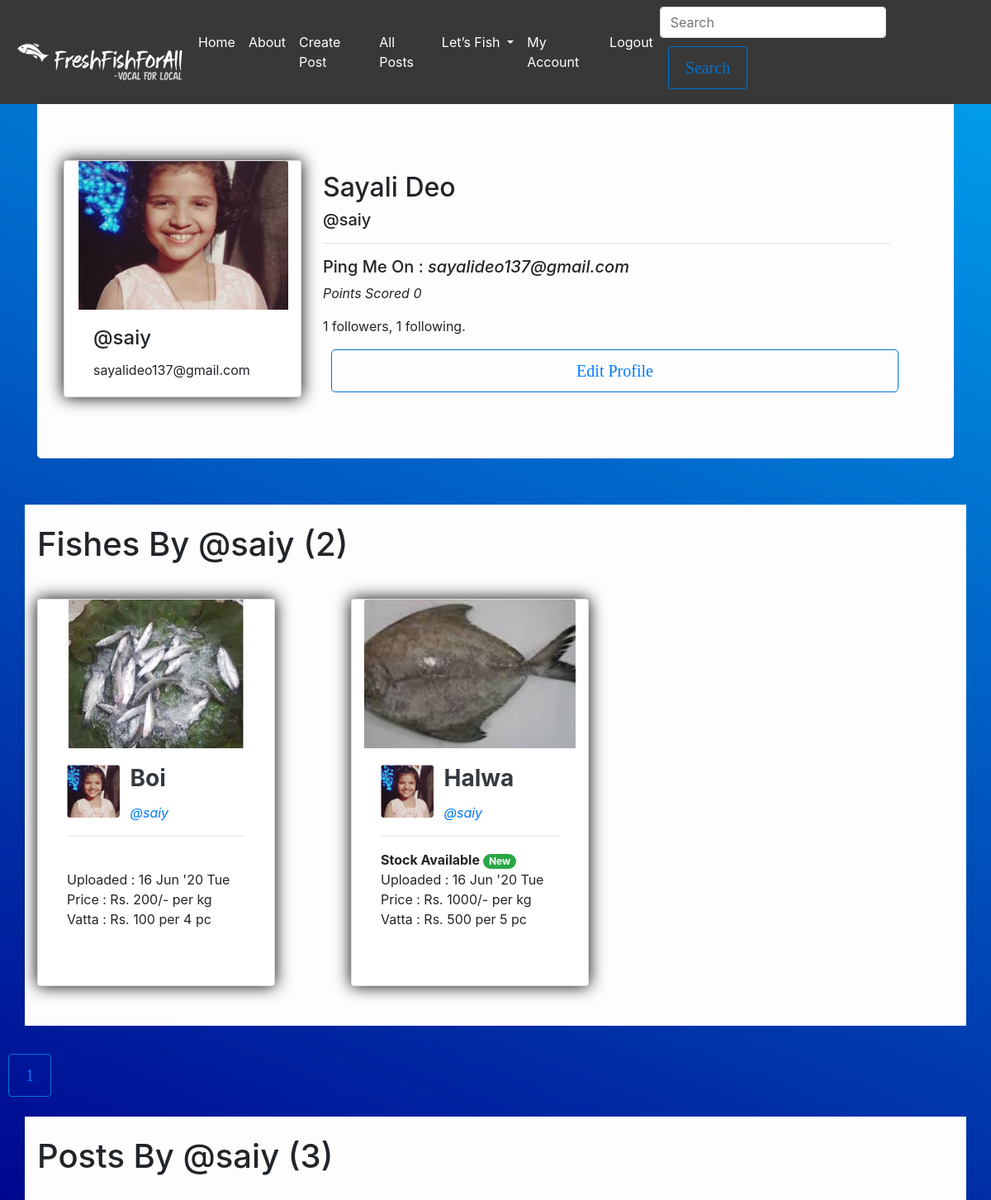
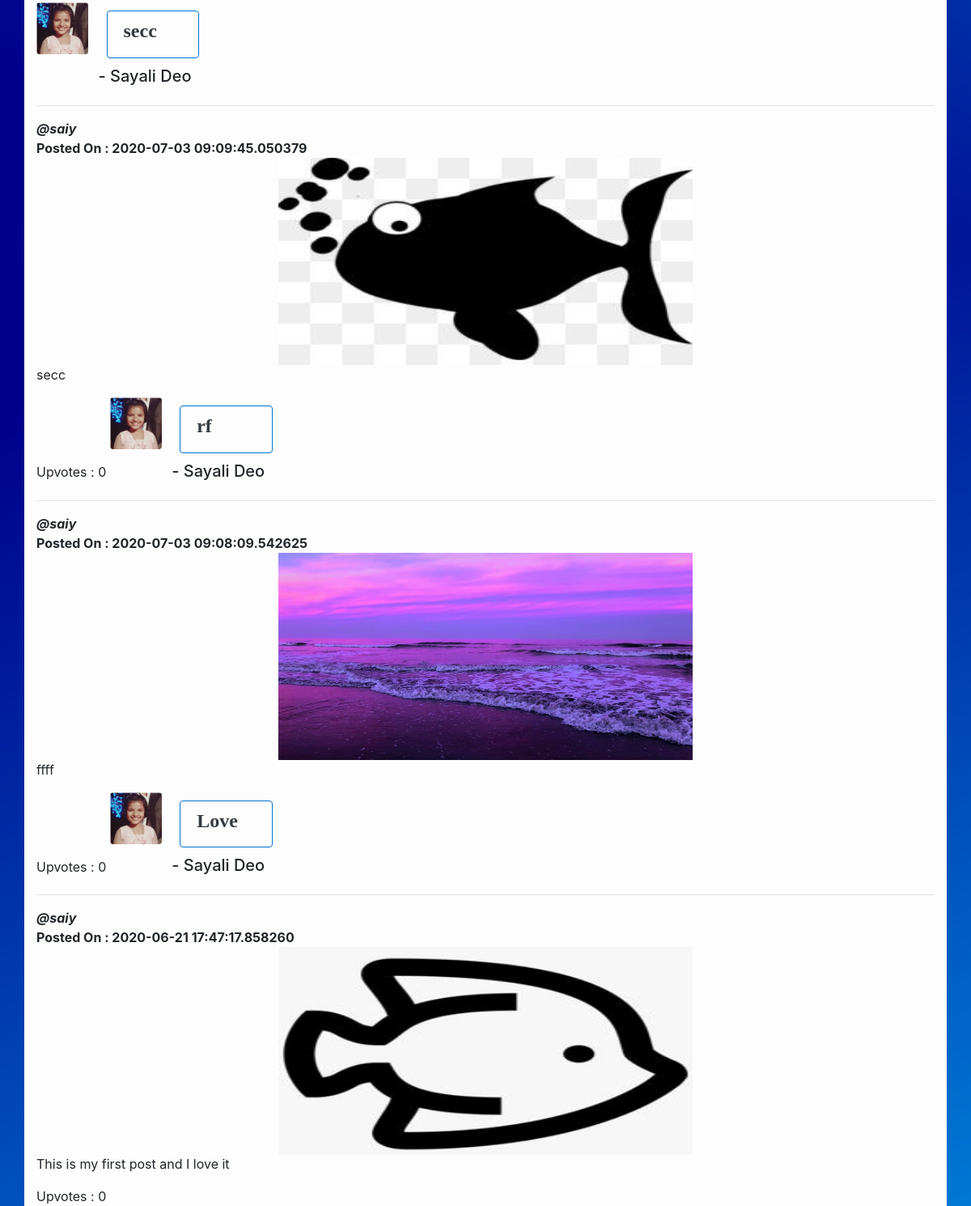
The app's page /user/saiy (signed in) with its own data (2 pictures, top to bottom).
### flaskblog/models.py (models this page shows, shortened)
class User(db.Model, UserMixin):
    id            = db.Column(db.Integer, primary_key = True)
    username      = db.Column(db.String(20), unique=True, nullable=False)
    fullname      = db.Column(db.String(60))
    email         = db.Column(db.String(20), unique=True)
    address       = db.Column(db.String(120))
    image_file    = db.Column(db.String(20), nullable=False, default='default.jpg')
    password      = db.Column(db.String(60), nullable=False)
    points        = db.Column(db.Integer)
    posts         = db.relationship('Post', backref='post_author', lazy=True)
    fishes        = db.relationship('Fish', backref='fish_seller', lazy='dynamic')
    mycarousel    = db.relationship('Mycarousel', backref='author', lazy='dynamic')
    followed = db.relationship(
        'User', secondary=followers,
        primaryjoin=(followers.c.follower_id == id),
        secondaryjoin=(followers.c.followed_id == id),
        backref=db.backref('followers', lazy='dynamic'), lazy='dynamic')

class Fish(db.Model):
    id          = db.Column(db.Integer, primary_key = True)
    name        = db.Column(db.String(20), nullable=False)
    upload_date = db.Column(db.DateTime, index=True, nullable=False, default=datetime.utcnow)
    image_file  = db.Column(db.String(20), nullable=False)
    price       = db.Column(db.Integer, nullable=False)
    unit        = db.Column(db.String(20), nullable=False) # kg,g
    size        = db.Column(db.String(20), nullable=False) #Small, Medium, Large
    pc_vatta    = db.Column(db.Integer)
    price_vatta = db.Column(db.Integer)
    isAvailable = db.Column(db.Boolean, nullable=False, default=False)
    orders      = db.relationship('Order', secondary=ords, backref=db.backref('fishes'), lazy='dynamic')
    seller_id   = db.Column(db.Integer, db.ForeignKey('user.id'), nullable=False)

class Post(db.Model):
    id = db.Column(db.Integer, primary_key = True)
    title = db.Column(db.String(20), nullable=False)
    date_posted = db.Column(db.DateTime, index=True, nullable=False, default=datetime.utcnow)
    content = db.Column(db.Text, nullable=False)
    image_file = db.Column(db.String(20))
    upvotes = db.Column(db.Integer)
    seller_id = db.Column(db.Integer, db.ForeignKey('user.id'), nullable=False)
    comments = db.relationship('Comment', backref='mypost', lazy=True)

### flaskblog/user/routes.py (the view)
@users.route('/user/<string:username>')
@login_required
def user_popup(username):
    form = EmptyForm()
    page = request.args.get('page', 1, type=int)
    user = User.query.filter_by(username=username).first_or_404()
    data = Fish.query.filter_by(fish_seller=user).order_by(Fish.upload_date.desc()).paginate(page=page, per_page=3)
    posts = Post.query.filter_by(post_author=user).order_by(Post.date_posted.desc()).paginate(page=page, per_page=3)
    return render_template('user.html', user=user, form=form, data=data, posts=posts)

### flaskblog/user/forms.py
class EmptyForm(FlaskForm):
    submit = SubmitField('Submit')

### flaskblog/models.py (called while the page is built)
@login_manager.user_loader
def load_user(user_id):
    return User.query.get(int(user_id))

### flaskblog/templates/user.html (shortened to what this page needs)
{% extends "layout.html" %}
{% block content %}
<br><br>
<div class="container ">
  <div class="jumbotron bg">
    <div class="row">
      <div class="col-sm-3 col-md-3 col-lg-3" >
          <div class="card shadey" style="width: 18rem;">
              <img class="card-img-top" src="{{ url_for('static', filename='profile_pics/' + user.image_file) }}" alt="Myself">
              <div class="card-body">
                <h4 class="card-title">@{{ user.username }}</h4>
                <p class="card-text">{{ user.email }}</p>
              </div>
          </div>
      </div>
      <div class="col-sm-9 col-md-9 col-lg-9" >
        <div class="container">
          <div class="container">
            <div class="container">
              <br>
              <h2> {{ user.fullname }} </h2>
              <h5> @{{ user.username }}</h5>
              <hr>
              <h5>Ping Me On : <i> {{user.email}} </i></h5>
                  <p> <i> Points Scored {{ user.points }}</i> </p>
                  <p>{{ user.followers.count() }} followers, {{ user.followed.count() }} following.</p>
                  {% if user == current_user %}
                      <p><a href="{{ url_for('users.account') }}" class="btn btn-outline-primary btn-lg btn-block">Edit Profile</a></p>
                  {% endif %}
            </div>
          </div>
        </div>
      </div>
    </div>
  </div>
</div>
<br>
<div class="container bg"><br>
    <h1>Fishes By @{{user.username}} ({{data.total}})</h1><br>
    <div class="row">
      {% for d in data.items %}
      <div class="col-lg-4">
        <div class="card shadey" style="width: 18rem;">
            <img class="card-img-top img-fluid" src="{{ url_for('static', filename='fish_pics/' + d.image_file) }}" alt="Card image cap" >
            <div class="card-body">
              <div style="display:inline-block; vertical-align:top " >
                <img src="{{ url_for('static', filename='profile_pics/' + d.fish_seller.image_file) }}" alt="64x64" class="mr-2 rounded" style="width: 64px; height: 64px;" data-holder-rendered="true">
              </div>
              <div style="display:inline-block">
                    <h3><strong class="d-block text-dark card-title">{{ d.name }}</strong></h3>
                <a href="{{ url_for('users.user_popup', username=user.username)}}"><i>@{{ d.fish_seller.username }}</i></a>
              </div>
              <hr>
              {% if d.isAvailable %}
                    <b>Stock Available <a href="#" class="badge badge-pill badge-success"> New</a></b> <br>
              {% else %}
                  <br>
              {% endif %}
              Uploaded : {{d.upload_date.strftime("%d") }} {{d.upload_date.strftime("%b") }} '{{ d.upload_date.strftime("%y")}} {{ d.upload_date.strftime("%a")}} <br>
              Price    : Rs. {{ d.price }}/- per {{ d.unit }} <br>
              Vatta    : Rs. {{d.price_vatta}} per {{d.pc_vatta}} pc <br>
              {% if current_user == d.fish_seller %}
                <br><br>
              {% else %}
                <a href="{{ url_for('fishes.new_order', buyername=current_user.username, sellername=d.fish_seller.username, fish=d.id)}}" class="btn btn-outline-primary btn-lg btn-block">Order Now</a>
              {% endif %}
            </div>
          </div><br>
      </div>
      {% endfor %}
    </div>
    <br>
</div>
<br>
{% for page_num in data.iter_pages(left_edge=1, right_edge=1, left_current=1, right_current=2) %}
      {% if page_num %}
        {% if data.page == page_num %}
          <a class='btn btn-outline-primary mb-4' href="{{url_for('fishes.all_fish', page=page_num)}}">{{page_num}}</a>
        {% else %}
          <a class='btn btn-outline-primary mb-4' href="{{url_for('fishes.all_fish', page=page_num)}}">{{page_num}}</a>
        {% endif %}
      {% endif %}
{% endfor %}
<div class="container bg"><br>
  <h1>Posts By @{{user.username}} ({{posts.total}})</h1><br>
  {% for d in posts.items %}
  <div style="display:inline-block; vertical-align:top " >
    <img src="{{ url_for('static', filename='profile_pics/' + d.post_author.image_file) }}" alt="64x64" class="mr-2 rounded" style="width: 64px; height: 64px;" data-holder-rendered="true">
  </div>
  <div style="display:inline-block">
    <button class="btn btn-block text-left" type="button" data-toggle="collapse" data-target="#collapseOne" aria-expanded="true" aria-controls="collapseOne">
        <h4><strong class="d-block text-dark">{{ d.title }}</strong></h4>
      </button>
    <h5> - {{ d.post_author.fullname }}</h5>
  </div>
  <hr>
  <i><strong class="d-block text-gray-dark">@{{ d.post_author.username }}</strong></i>
  <strong class="d-block text-gray-dark">Posted On : {{ d.date_posted }}</strong>
    <img src="{{ url_for('static', filename='post_pics/' + d.image_file) }}" alt="" style="display: block;
    margin-left: auto;
    margin-right: auto;
    width: 50%; width: 512px; height: 256px;">
    <p>{{ d.content }}</p>
    Upvotes : {{ d.upvotes }}
  {% endfor %}
{% endblock content %}

### flaskblog/static/main.css (style rules this page uses)
* { margin:0; padding:0; box-sizing: border-box; clear:left; }
body { min-height: 100vh; clear:left; }
.card-img-top { width: 100%; height: 15vw; object-fit: cover; }
.shadey { margin-top: 10px; box-shadow: 0 0 20px black; padding:0 15px 0 15px; }
.bg { background-color: rgb(253, 253, 253) ; }
.btn { border : 1px solid#0074d3; background: none; padding: 10px 20px; font-size: 20px; font-family: "montserrat"; cursor: pointer; margin: 10px; transition: 0.5s; position: relative; overflow:hidden; }
.btn::before { content:""; position: absolute; left: 0; width: 100%; height: 0%; background: #0074d3; z-index: -1; transition: 0.5s; }

### records on screen
User: image_file (picture), username "saiy", email "sayalideo137@gmail.com", fullname "Sayali Deo", points "0"
Fish: image_file (picture), name "Boi", fish_seller.username "saiy", upload_date "16", upload_date "Jun", upload_date "20", upload_date "Tue", price "200", unit "kg", price_vatta "100", pc_vatta "4"
Fish: image_file (picture), name "Halwa", fish_seller.username "saiy", isAvailable "Stock Available", upload_date "16", upload_date "Jun", upload_date "20", upload_date "Tue", price "1000", unit "kg", price_vatta "500", pc_vatta "5"
Post: image_file (picture), title "secc", post_author.fullname "Sayali Deo", post_author.username "saiy", date_posted "2020-07-03 09:09:45.050379", content "secc", upvotes "0"
Post: image_file (picture), title "rf", post_author.fullname "Sayali Deo", post_author.username "saiy", date_posted "2020-07-03 09:08:09.542625", content "ffff", upvotes "0"
Post: image_file (picture), title "Love", post_author.fullname "Sayali Deo", post_author.username "saiy", date_posted "2020-06-21 17:47:17.858260", content "This is my first post and I love it", upvotes "0"

### other values on screen
{{ user.followers.count() }} "1"
{{ user.followed.count() }} "1"
{{ data.total }} "2"
{{ page_num }} "1"
{{ posts.total }} "3"
